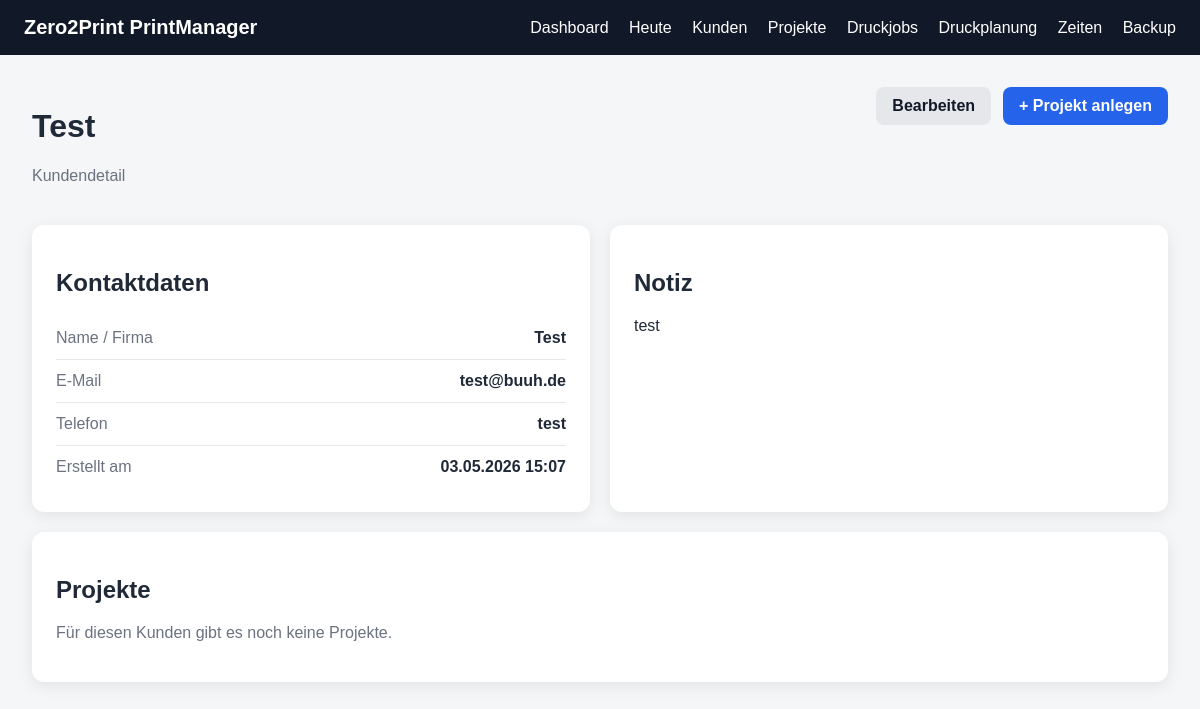
The app's page /customers/1 with its own data.
### app/models.py (models this page shows)
class Customer(Base):
    __tablename__ = "customers"
    id = Column(Integer, primary_key=True, index=True)
    name = Column(String, nullable=False)
    email = Column(String, nullable=True)
    phone = Column(String, nullable=True)
    note = Column(Text, nullable=True)
    created_at = Column(DateTime, default=datetime.utcnow)
    projects = relationship(
        "Project",
        back_populates="customer",
        cascade="all, delete-orphan"
    )

### app/routes/customers.py (the view)
@router.get("/{customer_id}")
def customer_detail(
    customer_id: int,
    request: Request,
    db: Session = Depends(get_db)
):
    customer = db.query(Customer).filter(Customer.id == customer_id).first()
    if not customer:
        return templates.TemplateResponse(
            request=request,
            name="not_found.html",
            context={
                "title": "Nicht gefunden",
                "message": "Kunde wurde nicht gefunden."
            },
            status_code=404
        )
    return templates.TemplateResponse(
        request=request,
        name="customer_detail.html",
        context={
            "title": customer.name,
            "customer": customer
        }
    )

### app/templates/customer_detail.html
{% extends "base.html" %}
{% block content %}
<div class="page-header">
    <div>
        <h1>{{ customer.name }}</h1>
        <p class="muted">Kundendetail</p>
    </div>
    <div class="header-actions">
        <a class="btn-secondary" href="/customers/{{ customer.id }}/edit">Bearbeiten</a>
        <a class="btn" href="/projects/new?customer_id={{ customer.id }}">+ Projekt anlegen</a>
    </div>
</div>
<div class="detail-grid">
    <div class="page-card">
        <h2>Kontaktdaten</h2>
        <div class="detail-row">
            <span>Name / Firma</span>
            <strong>{{ customer.name }}</strong>
        </div>
        <div class="detail-row">
            <span>E-Mail</span>
            <strong>{{ customer.email or "-" }}</strong>
        </div>
        <div class="detail-row">
            <span>Telefon</span>
            <strong>{{ customer.phone or "-" }}</strong>
        </div>
        <div class="detail-row">
            <span>Erstellt am</span>
            <strong>{{ customer.created_at.strftime("%d.%m.%Y %H:%M") }}</strong>
        </div>
    </div>
    <div class="page-card">
        <h2>Notiz</h2>
        <p>{{ customer.note or "Keine Notiz vorhanden." }}</p>
    </div>
</div>
<div class="page-card mt">
    <h2>Projekte</h2>
    {% if customer.projects %}
        <table>
            <thead>
                <tr>
                    <th>Projekt</th>
                    <th>Status</th>
                    <th>Erstellt</th>
                    <th></th>
                </tr>
            </thead>
            <tbody>
                {% for project in customer.projects %}
                <tr>
                    <td><strong>{{ project.name }}</strong></td>
                    <td>
                        <span class="status-pill {{ status_class(project.status) }}">
                            {{ project.status }}
                        </span>
                    </td>
                    <td>{{ project.created_at.strftime("%d.%m.%Y") }}</td>
                    <td>
                        <a class="link-btn" href="/projects/{{ project.id }}">Öffnen</a>
                    </td>
                </tr>
                {% endfor %}
            </tbody>
        </table>
    {% else %}
        <p class="muted">Für diesen Kunden gibt es noch keine Projekte.</p>
    {% endif %}
</div>
{% endblock %}

### app/static/style.css (style rules this page uses)
* { box-sizing: border-box; }
body { margin: 0; font-family: Arial, sans-serif; background: #f4f6f8; color: #1f2937; }
.page-card { background: white; border-radius: 12px; padding: 24px; box-shadow: 0 4px 16px rgba(0,0,0,0.08); max-width: 100%; overflow-x: auto; }
.btn { display: inline-block; border: none; background: #2563eb; color: white; padding: 10px 16px; border-radius: 8px; cursor: pointer; font-weight: bold; margin-top: 0; text-decoration: none; font-family: inherit; }
.page-header { display: flex; justify-content: space-between; align-items: flex-start; margin-bottom: 24px; gap: 16px; }
.muted { color: #6b7280; }
.btn-secondary { display: inline-block; background: #e5e7eb; color: #111827; padding: 10px 16px; border-radius: 8px; text-decoration: none; font-weight: bold; font-family: inherit; }
.detail-grid { display: grid; grid-template-columns: 1fr 1fr; gap: 20px; }
.detail-row { display: flex; justify-content: space-between; gap: 16px; border-bottom: 1px solid #e5e7eb; padding: 12px 0; }
.detail-row:last-child { border-bottom: none; }
.detail-row span { color: #6b7280; }
.mt { margin-top: 20px; }
.header-actions, .section-header { display: flex; align-items: center; gap: 12px; }

### records on screen
Customer: name "Test", email "test@buuh.de", phone "test", created_at "03.05.2026 15:07", note "test"
